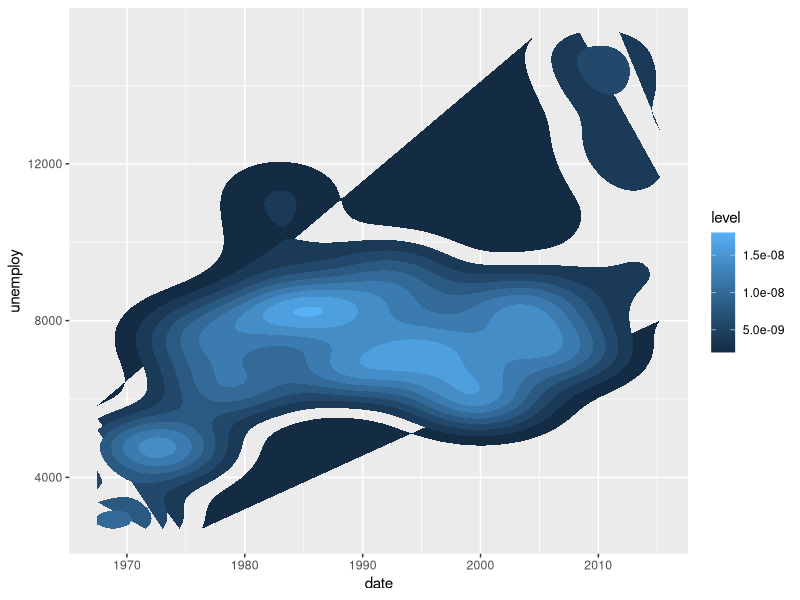
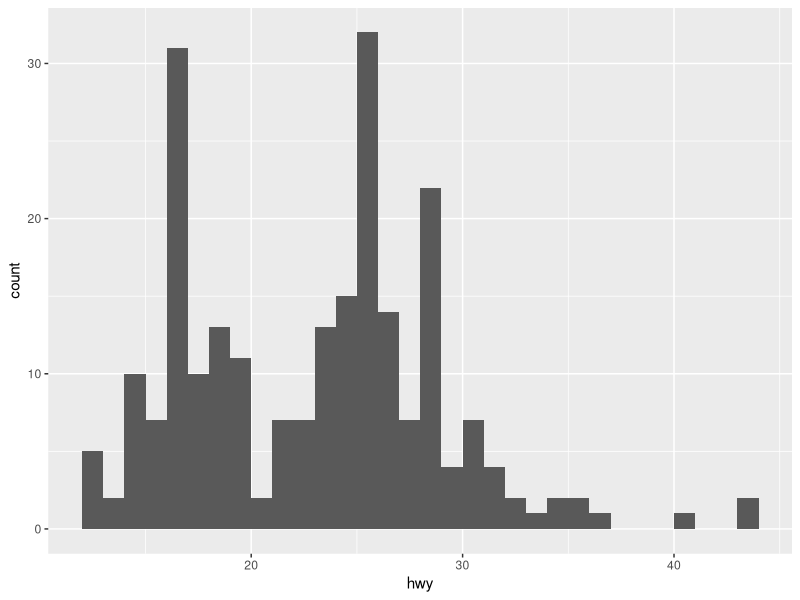
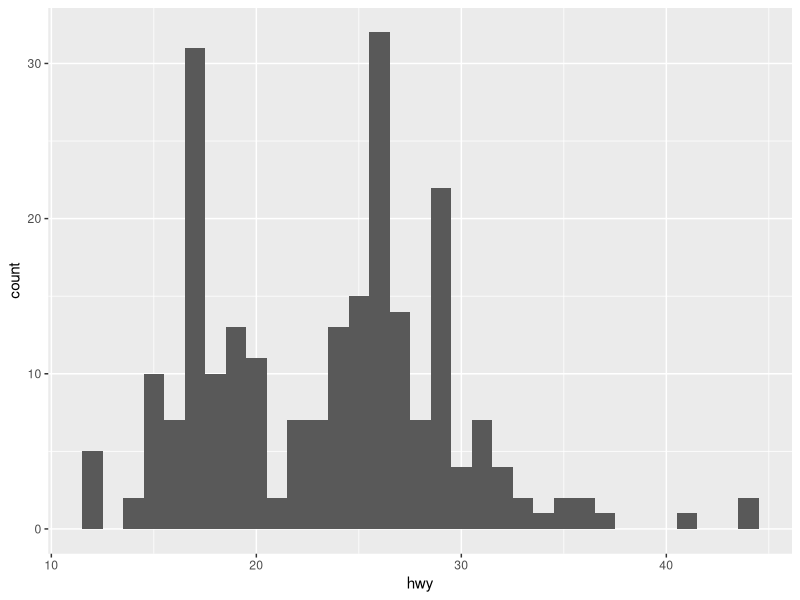
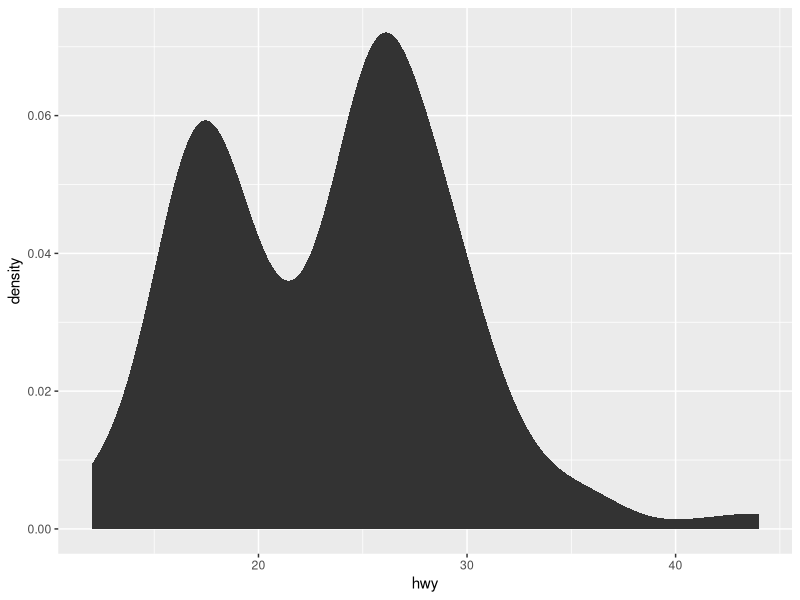
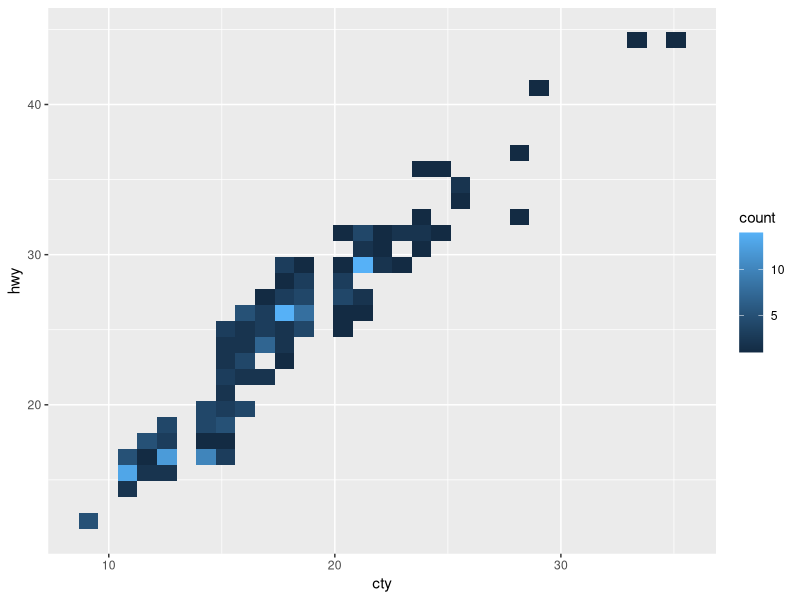
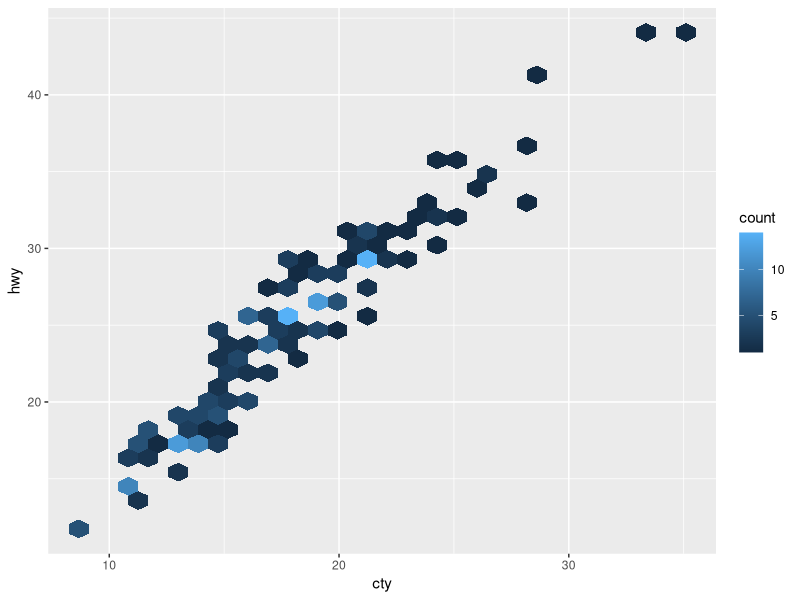
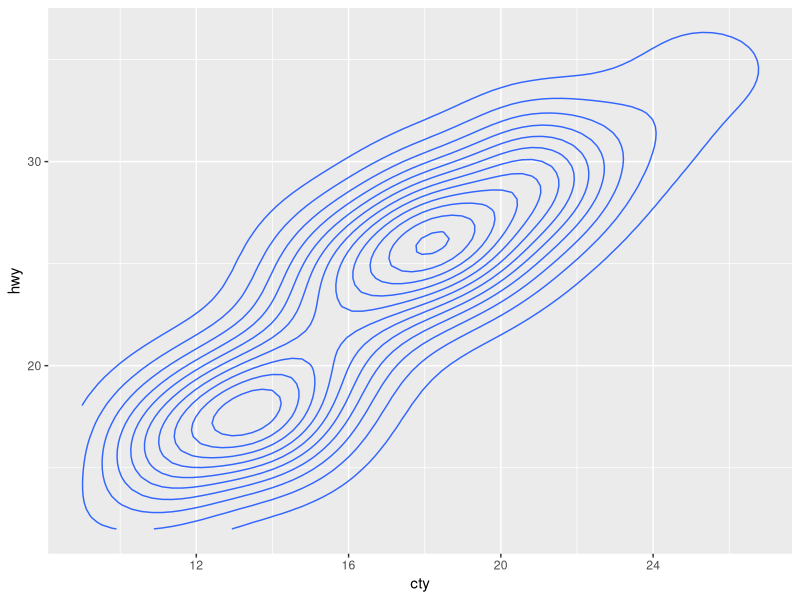
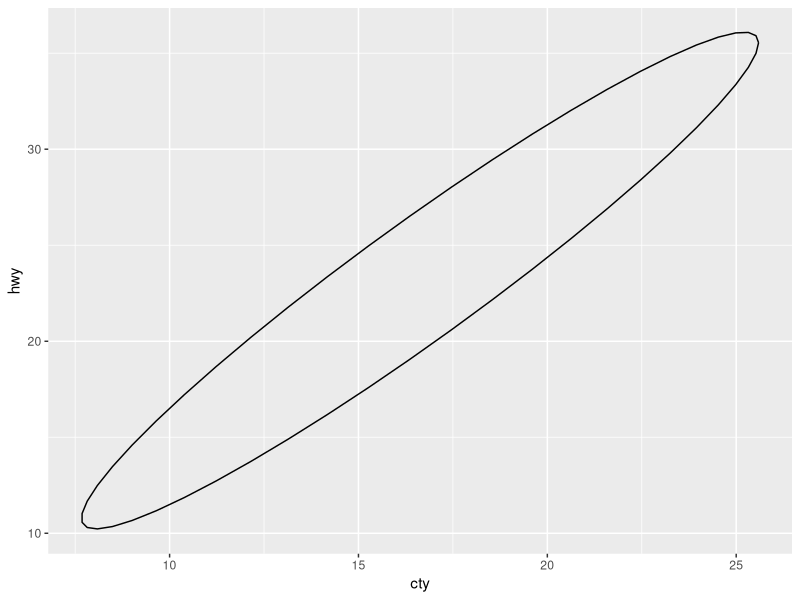

Write R code to recreate these figures, in order.
## ---- chunk 1
#| message: NA
library(ggplot2)
library(Hmisc)
c <- ggplot(mpg, aes(hwy))
e <- ggplot(mpg, aes(cty, hwy))
f <- ggplot(mpg, aes(class, hwy))
h <- ggplot(diamonds, aes(carat, price))
seals$z <- with(seals, sqrt(delta_long^2 + delta_lat^2))
l <- ggplot(seals, aes(long, lat))
i <- ggplot(economics, aes(date, unemploy))
## ---- chunk 2
i + stat_density_2d(aes(fill = after_stat(level)), geom = "polygon")
## ---- chunk 3
c + stat_bin(binwidth = 1, boundary = 10)
## ---- chunk 4
c + stat_count(width = 1)
## ---- chunk 5
c + stat_density(adjust = 1, kernel = "gaussian")
## ---- chunk 6
e + stat_bin_2d(bins = 30, drop = TRUE)
## ---- chunk 7
e + stat_bin_hex(bins = 30)
## ---- chunk 8
e + stat_density_2d(contour = TRUE, n = 100)
## ---- chunk 9
e + stat_ellipse(level = 0.95, segments = 51, type = "t")
## ---- chunk 10
l + stat_contour(aes(z = z))
## ---- chunk 11
l + stat_summary_hex(aes(z = z), bins = 30, fun = max)
## ---- chunk 12
l + stat_summary_2d(aes(z = z), bins = 30, fun = mean)
## ---- chunk 13
f + stat_boxplot(coef = 1.5)
## ---- chunk 14
f + stat_ydensity(kernel = "gaussian", scale = "area")
## ---- chunk 15
e + stat_ecdf(n = 40)
## ---- chunk 16
e + stat_quantile(quantiles = c(0.1, 0.9), formula = y ~ log(x), method = "rq")
## ---- chunk 17
e + stat_smooth(method = "lm", formula = y ~ x, se = TRUE, level = 0.95)
## ---- chunk 18
ggplot() + xlim(-5, 5) + stat_function(fun = dnorm, n = 20, geom = "point")
## ---- chunk 19
ggplot() + stat_qq(aes(sample = 1:100))
## ---- chunk 20
e + stat_sum()
## ---- chunk 21
e + stat_summary(fun.data = "mean_cl_boot")
## ---- chunk 22
h + stat_summary_bin(fun = "mean", geom = "bar")
## ---- chunk 23
e + stat_identity()
## ---- chunk 24
e + stat_unique()
